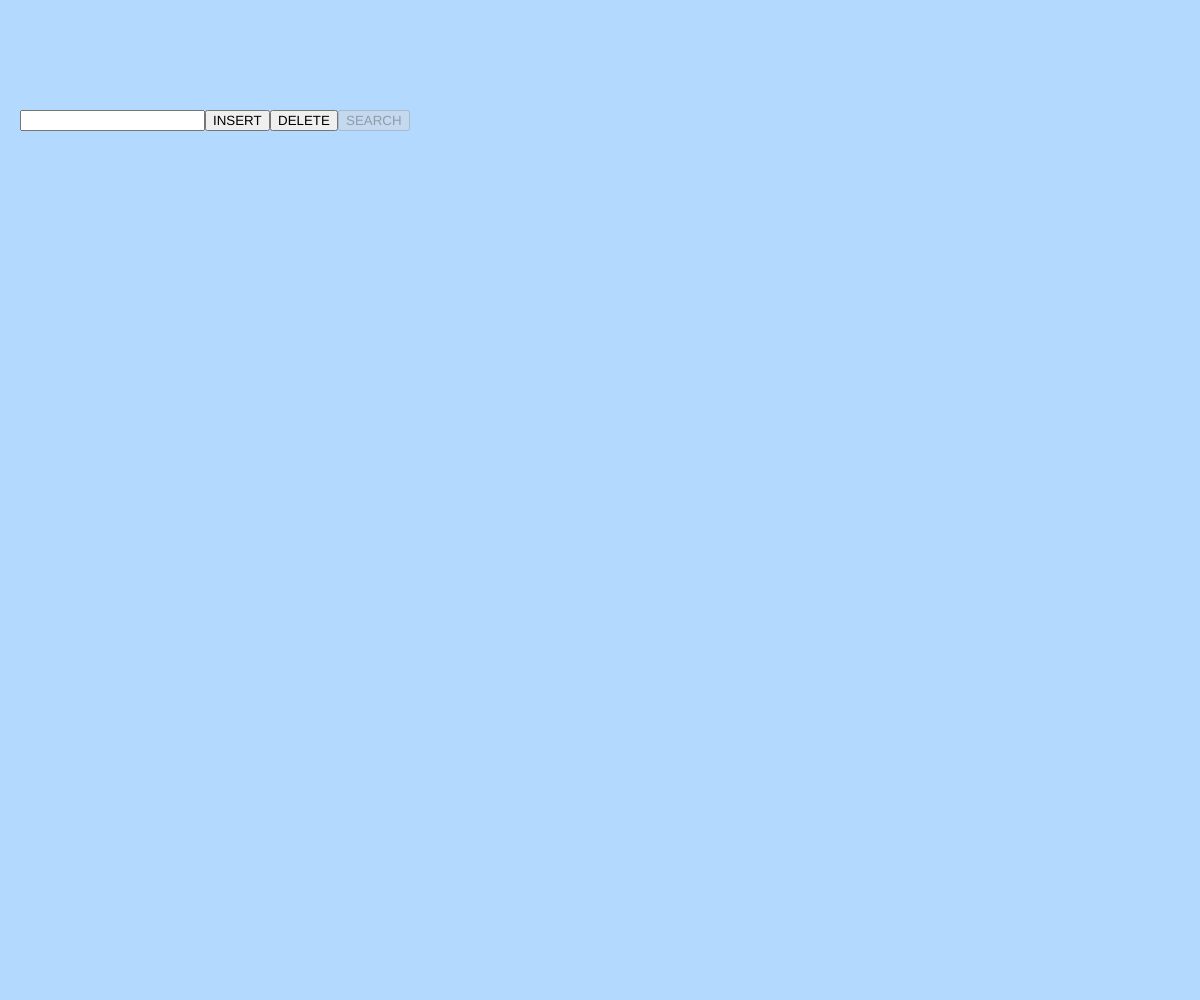
Frame 1 (no input)
Frame 60 (no input): identical to frame 1, image omitted
Frame 120 (the mouse pressed at the canvas centre since frame 60): identical to frame 1, image omitted

The p5.js sketch that drew this single still picture (run headless with seeded random() and noise() and a simulated clock; from frame 60 on, the mouse is pressed at the canvas centre):

// p5.js sketch
// ── sketch.js
var i_input,b_ins,b_del,b_ser,b_nstep;
var count_nodes=0,key,wwidth,wheight,totnods=63,msg;
var arr=[],mainarr=[];
var msg=[],msgflag=0,next=0,nexttot=0;
var highlight=[];
var bkcol='#b3d9ff';
var simulation=false;

msg[0]='';
msg[1]='INVALID INPUT';
msg[2]='NODE INSERTED';
msg[3]='NODE ALREADY PRESENT';
msg[4]='NODE DELETED';
msg[5]='NODE IS PRESENT';
msg[6]='NODE IS ABSENT';
msg[7]='TREE LIMIT REACHED';

function setup() {
  wwidth=window.innerWidth;
  wheight=window.innerHeight;
  createCanvas(wwidth,wheight);

  i_input = createInput();
  i_input.position(20, 110);

  b_ins = createButton('INSERT');
  b_ins.position(i_input.x + i_input.width, 110);
  b_ins.mousePressed(f_ins);

  b_del = createButton('DELETE');
  b_del.position(b_ins.x + b_ins.width, 110);
  b_del.mousePressed(f_del);

  b_ser = createButton('SEARCH');
  b_ser.position(b_del.x + b_del.width, 110);
  b_ser.mousePressed(f_ser);

  //Creating nested(2D) array of 63 rows
  for(var i=0;i<totnods;i++){
    mainarr[i]=[];
    arr[i]=[];
  }
  count_nodes=0;
  console.log(wwidth);
}

function draw(){
  background(bkcol);
  frameRate(30);
  
  //test message
  if(!simulation){
    fill('#961515');
    noStroke();
    textSize(24);
    textStyle(BOLD);
    textAlign(LEFT,CENTER);
    text(msg[msgflag],15,55);
  }

  //no nodes
  if(count_nodes==0){
    b_ser.attribute('disabled','');
  }
  
  for(var i=0;i<totnods;i++){
    if(mainarr[0][0]==null){
      break;
    }
    else{
      
      if(mainarr[i][0]!=null){
        var l=2*i+1,r=2*i+2;
        if(next==nexttot||!simulation){          
          copyarr();
          b_nstep.remove();
          b_ins.removeAttribute('disabled');
          b_ser.removeAttribute('disabled');
          b_del.removeAttribute('disabled');
          i_input.removeAttribute('disabled');
          simulation=false;
        }
        if(arr[l]!=null&&l<totnods){
          stroke(150);
          strokeWeight(4);
          line(arr[i][1],arr[i][2],arr[l][1],arr[l][2]);
        }
        if(arr[r]!=null&&r<totnods){
          stroke(150);
          strokeWeight(4);
          line(arr[i][1],arr[i][2],arr[r][1],arr[r][2]);
        }

        noStroke();
        if(arr[i][0]==highlight[next]){
          fill('#121212');
          ellipse(arr[i][1],arr[i][2],70,70);
        }
        fill('#0080ff');
        ellipse(arr[i][1],arr[i][2],50,50);
        fill(255);
        textAlign(CENTER,CENTER);
        textStyle(NORMAL);
        textSize(20);
        try{text(arr[i][0],arr[i][1],arr[i][2]);}
        catch(Exception){}
        fill(0);
        if(key<highlight[next]&&simulation){
          textAlign(CENTER,CENTER);
          text(''+key+' < '+highlight[next],wwidth/2,65);
        }
        else if(key>highlight[next]&&simulation){
          textAlign(CENTER,CENTER);
          text(''+key+' > '+highlight[next],wwidth/2,65);
        }
      }

    }
  }
}

function f_ins() {
  
    key=i_input.value().replace(/\s+/g,"");
    i_input.value('');
    clearhl();
    if(isFinite(key)&&key!=''){
    b_ins.attribute('disabled','');
    b_ser.attribute('disabled','');
    b_del.attribute('disabled','');
    i_input.attribute('disabled','');
    simulation=true;
    key=float(key);

      b_nstep = createButton('NEXT STEP');
      b_nstep.mousePressed(f_nstep);
      b_nstep.position(wwidth/2-40, 110);
    
    msgflag=0;
    next=0;
    copyarr();
    
    var i=0,j=1;
    var x=window.width/2, y=150;
    var len=x,dup=false;
    
    while(i<totnods&&mainarr[i][0]!=null){
      highlight[next++]=mainarr[i][0];
      if(mainarr[i][0]<key){
        i=2*i+2;
        x=x+len/pow(2,j);
      }
      else if(mainarr[i][0]>key){
        i=2*i+1;
        x=x-len/pow(2,j);
      }
      else{
        //duplicate value
        msgflag=3;
        highlight[next]=arr[i][0];
        dup=true
        break;
      }
      y+=150;
      j++;
      if(j>6){
        msgflag=7;
        break;
      }
    }
    if(!dup&&i<totnods){
      mainarr[i][0]=key;
      mainarr[i][1]=x;
      mainarr[i][2]=y;
      msgflag=2;
      highlight[next++]=mainarr[i][0];
      count_nodes++;
    }
      nexttot=next-1;
      next=0;
    } 
    else{
      msgflag=1;
    }
}

function f_del(){}

function f_ser(){

    key=i_input.value().replace(/\s+/g,"");
    i_input.value('');
    clearhl();
    if(isFinite(key)&&key!=''){
      simulation=true;
      b_ins.attribute('disabled','');
      b_ser.attribute('disabled','');
      b_del.attribute('disabled','');
      i_input.attribute('disabled','');
      key=float(key);
      if(totnods>0){
        b_nstep = createButton('NEXT STEP');
        b_nstep.mousePressed(f_nstep);
        b_nstep.position(wwidth/2-40, 110);
      }

      msgflag=0;
      var i=0;
      next=0;
      var limitflag=false;


      while(key!=mainarr[i][0]&&i<totnods){
        highlight[next++]=mainarr[i][0];
        if(mainarr[i][0]==null){

          break;
        }
        else if(key<mainarr[i][0]){
          i=2*i+1;
        }
        else if(key>mainarr[i][0]){
          i=2*i+2;
        }
        if(i>totnods){
          limitflag=true;
          break;
        }
      }
      //node present
      if(!limitflag&&mainarr[i][0]==key){
        mainarr[i][3]=true;
        msgflag=5;
        highlight[next++]=mainarr[i][0];
      }
      //node absent
      else{
          if(limitflag)
            msgflag=6;
          else
            msgflag=6;
      }
      nexttot=next-1;
      next=0;
    }
    else{
      msgflag=1;
    } 
}

function f_nstep(){
  next++;
}

function copyarr(){
  for(var i=0;i<totnods;i++){
    for(var j=0;j<3;j++)
      arr[i][j]=mainarr[i][j];
  }
}

function clearhl(){
  for(var i=0;i<totnods;i++)
    highlight[i]=null;
}
